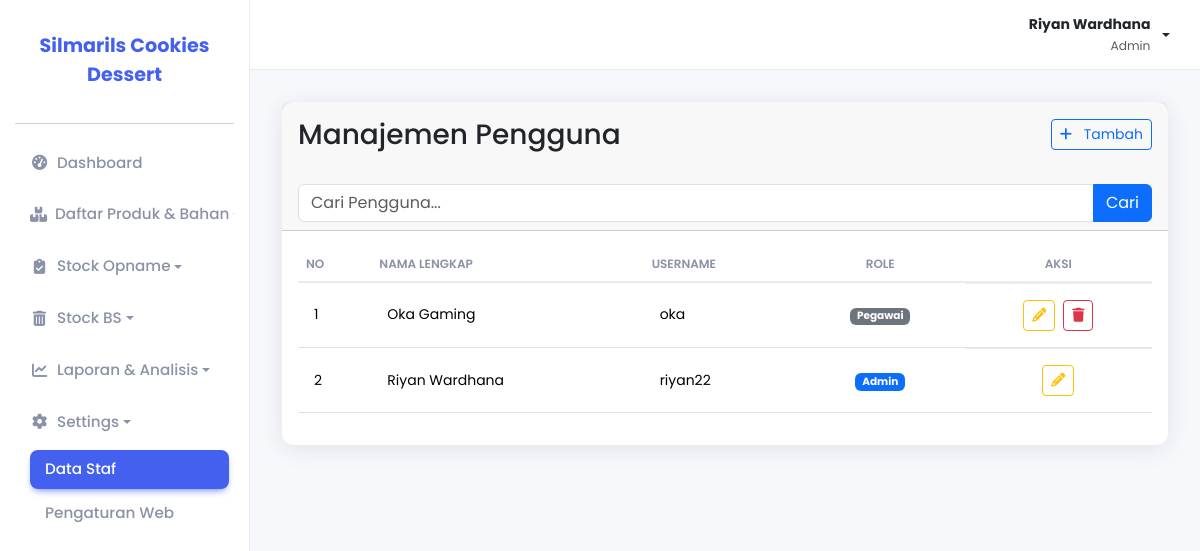
/pages/data_staf/index.php (signed in), run on an earlier commit of the app's database.
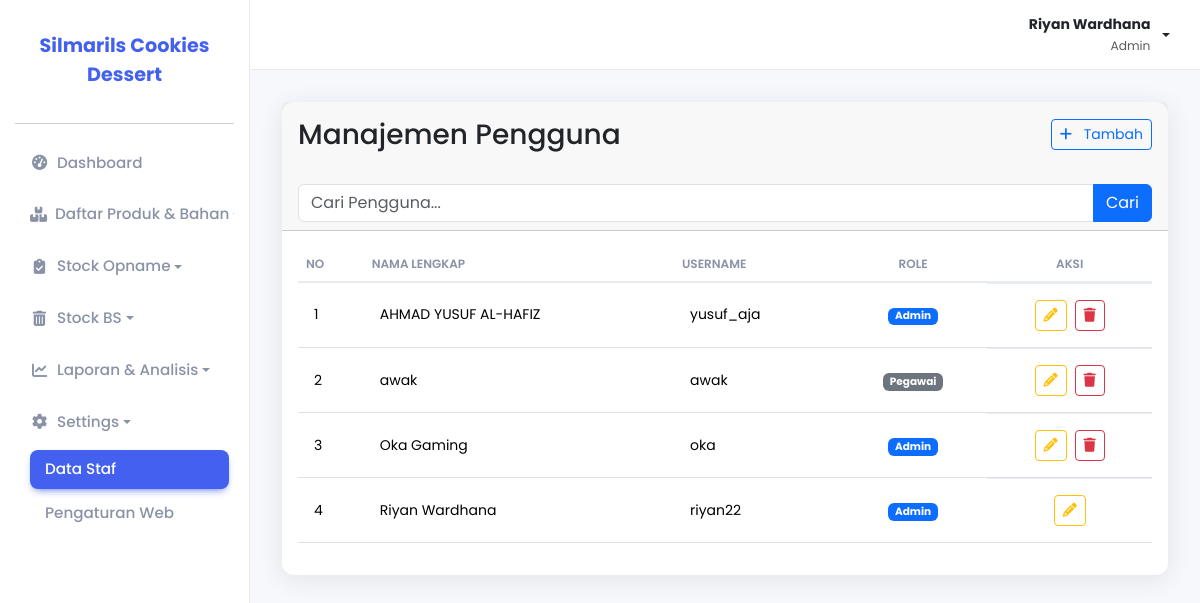
And on a later commit of the database.
### tables this page shows
CREATE TABLE `pengguna` (
  `id_pengguna` int NOT NULL,
  `username` varchar(100) NOT NULL,
  `password` varchar(255) NOT NULL,
  `nama_lengkap` varchar(255) DEFAULT NULL,
  `level` enum('admin','pegawai') NOT NULL
);

### pages/data_staf/index.php (the view, shortened to what the changed rows need)
<?php
include_once(__DIR__ . '/../../includes/header.php');
$records_per_page = 20;
$current_page = isset($_GET['page']) && is_numeric($_GET['page']) ? (int)$_GET['page'] : 1;
$offset = ($current_page - 1) * $records_per_page;
$search_term = $_GET['search'] ?? '';
$search_query = "%" . $search_term . "%";
$stmt = $pdo->prepare("SELECT * FROM pengguna WHERE nama_lengkap LIKE ? OR username LIKE ? ORDER BY nama_lengkap ASC LIMIT ? OFFSET ?");
$stmt->bindValue(1, $search_query, PDO::PARAM_STR);
$stmt->bindValue(2, $search_query, PDO::PARAM_STR);
$stmt->bindValue(3, $records_per_page, PDO::PARAM_INT);
$stmt->bindValue(4, $offset, PDO::PARAM_INT);
$stmt->execute();
?>
<div class="card">
            <div class="card-header">
                        <div class="row align-items-center mb-4">
                                    <div class="col-sm-6 my-2">
                                                <h1 class="h3 mb-0">Manajemen Pengguna</h1>
                                    </div>
                        </div>
            </div>
            <div class="card-body">
                        <div class="table-responsive">
                                    <table class="table table-modern">
                                                <thead>
                                                            <tr>
                                                                        <th>No</th>
                                                                        <th>Nama Lengkap</th>
                                                                        <th>Username</th>
                                                                        <th class="text-center">Role</th>
                                                                        <th class="text-center">Aksi</th>
                                                            </tr>
                                                </thead>
                                                <tbody>
                                                            <?php
                                                            $no = $offset + 1;
                                                            if ($stmt->rowCount() > 0) {
                                                                        while ($row = $stmt->fetch(PDO::FETCH_ASSOC)) {
                                                            ?>
                                                                                    <tr>
                                                                                                <td><?php echo $no++; ?></td>
                                                                                                <td><?php echo htmlspecialchars($row['nama_lengkap']); ?></td>
                                                                                                <td><?php echo htmlspecialchars($row['username']); ?></td>
                                                                                                <td class="text-center">
                                                                                                            <?php
                                                                                                            $badge_class = ($row['level'] == 'admin') ? 'bg-primary' : 'bg-secondary';
                                                                                                            echo "<span class='badge {$badge_class}'>" . ucfirst($row['level']) . "</span>";
                                                                                                            ?>
                                                                                                </td>
                                                                                                <td class="d-flex justify-content-center gap-2">
                                                                                                            <a href="edit.php?id=<?php echo $row['id_pengguna']; ?>" class="btn btn-sm btn-outline-warning"><i class="fa-solid fa-pencil"></i></a>
                                                                                                            <?php if ($_SESSION['user_id'] != $row['id_pengguna']): ?>
                                                                                                                        <a href="proses.php?action=hapus&id=<?php echo $row['id_pengguna']; ?>" class="btn btn-sm btn-outline-danger" onclick="return confirm('Apakah Anda yakin?');"><i class="fa-solid fa-trash"></i></a>
                                                                                                            <?php endif; ?>
                                                                                                </td>
                                                                                    </tr>
                                                            <?php
                                                                        }
                                                            } else {
                                                                        echo "<tr><td colspan='5' class='text-center py-4'>Data staf tidak ditemukan.</td></tr>";
                                                            }
                                                            ?>
                                                </tbody>
                                    </table>
                        </div>
            </div>
</div>
<?php
include_once(__DIR__ . '/../../includes/footer.php');
?>

What changed in the data, as far as the page shows it:
added pengguna: nama_lengkap "AHMAD YUSUF AL-HAFIZ", username "yusuf_aja", level "Admin"
added pengguna: nama_lengkap "awak", username "awak", level "Pegawai"
changed pengguna "Oka Gaming": level "Pegawai" → "Admin"
